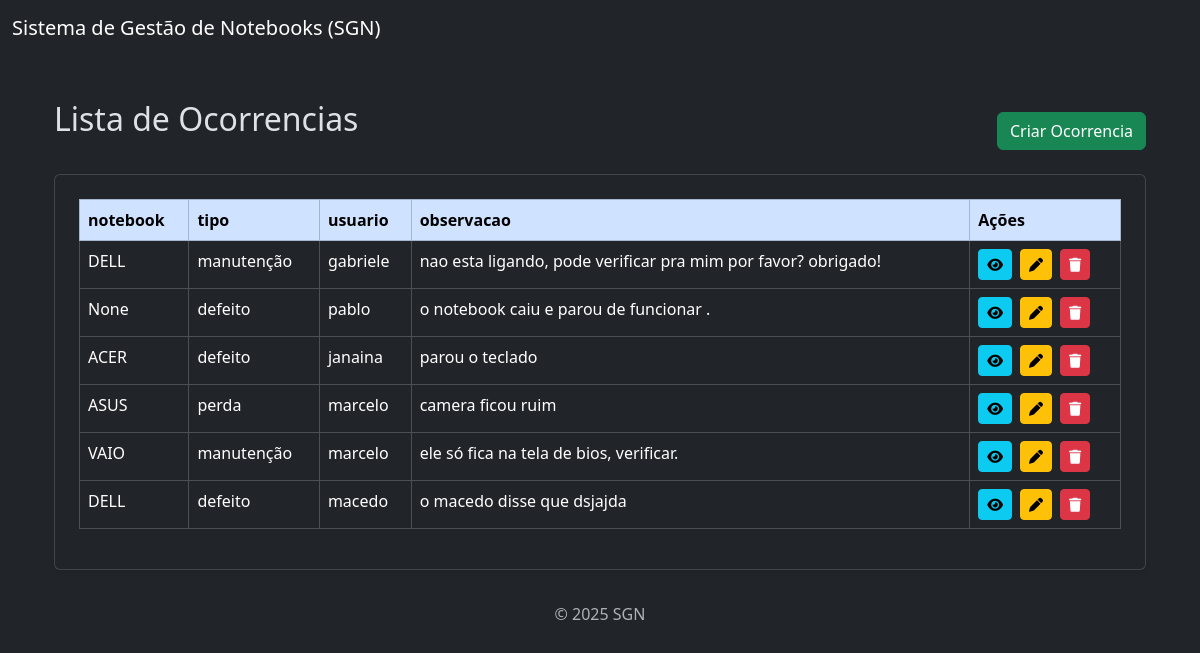
Before: /ocorrencia/lista with the older database file.
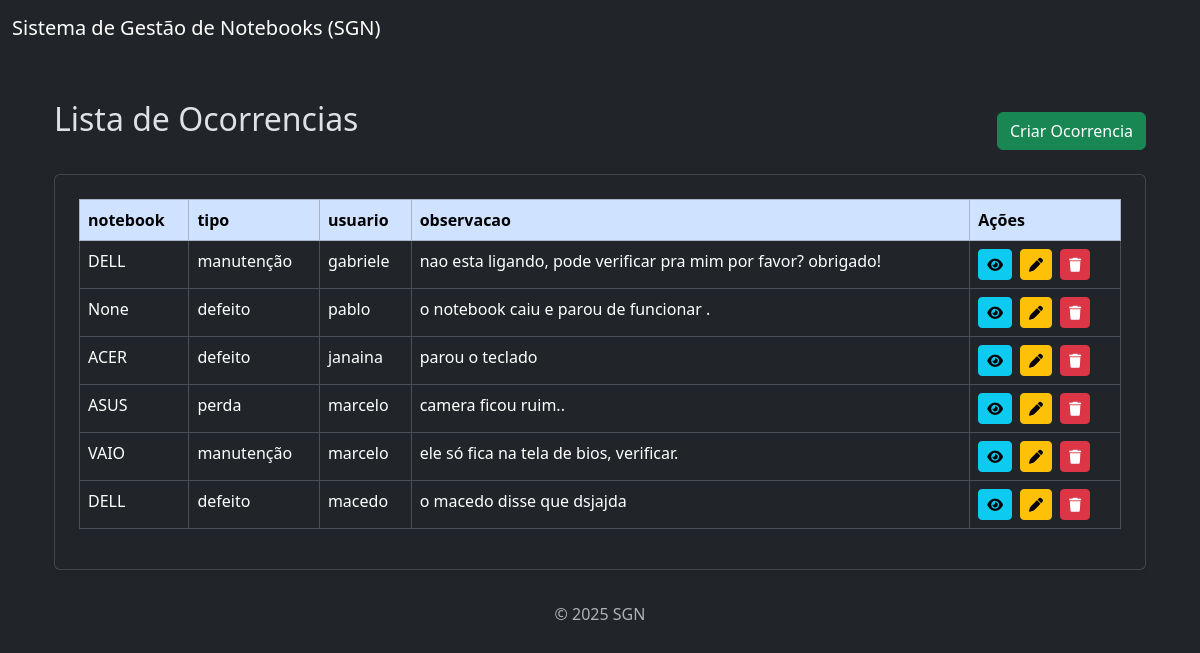
After: the same page with the newer database file.
### ocorrencia/models.py (models this page shows, shortened)
class Ocorrencia(models.Model):
    notebook = models.ForeignKey(Notebook, on_delete=models.CASCADE, null=True, blank =True)  #ForeignKey = ligação com outra tabela
    tipo = models.CharField(max_length=50, choices=[
        ('manutenção','Manutenção'),
        ('perda', 'Perda'),
        ('defeito', 'Defeito'),
        ('outro', 'Outro'),
    ])
    usuario = models.ForeignKey(Usuario, on_delete=models.CASCADE, null=True, blank=True)  # ligação do campo usuario dentro de ocorrencia
    data = models.DateTimeField(null=True, blank=True)  #preenche automaticamente com o momento em que a ocorrência for criada
    observacao = models.TextField()

### notebook/models.py (models this page shows)
class Notebook(models.Model):
    modelo = models.ForeignKey(Modelo, on_delete=models.CASCADE, null=True, blank=True, related_name='notebooks')  # relacionando a opção modelo dentro do notebook na hora de cadastrar e importando la em cima
    quantidade = models.IntegerField(null=True, blank=True, default=0)
    def __str__(self):
        return str(self.modelo)

### modelo/models.py (models this page shows)
class Modelo (models.Model):
    modelo = models.CharField(max_length=100)
    descricao = models.TextField(null=True, blank=True)
    preco = models.DecimalField(max_digits=8, decimal_places=2)
    def __str__(self):
        return self.modelo

### user/models.py (models this page shows)
class Usuario(models.Model):
    nome = models.CharField(max_length=100)
    telefone = models.CharField(max_length=20, null=True, blank=True)
    email = models.EmailField(unique=True)
    cpf = models.CharField(max_length=14, unique=True) # unique=True - não pode haver dois usuários com o mesmo e-mail
    criado_em = models.DateTimeField(auto_now_add=True) # auto_now_add=True - preenche automaticamente quando o objeto é criado (não muda depois).
    def __str__(self):
        return self.nome

### ocorrencia/views.py (the view)
# urls.py: path('lista', views.lista_ocorrencia, name='lista_ocorrencia'),
def lista_ocorrencia(request):
    ocorrencia = Ocorrencia.objects.all()
    return render (request, 'ocorrencia/lista.html', {'ocorrencias': ocorrencia})

### ocorrencia/templates/ocorrencia/lista.html
{% extends "base.html" %}
{% block content %}
  <div class="container mt-4" style="max-width: 1200px;">
    <div class="d-flex justify-content-between align-items-center mb-4">
      <h2>Lista de Ocorrencias</h2>
      <a href="{% url 'criar_ocorrencia' %}" class="btn btn-success mt-3">Criar Ocorrencia</a>
    </div>
    <div class="card p-4 shadow-sm">
      <table class="table table-bordered table-hover">
        <thead class="table-primary">
          <tr>
            <th>notebook</th>
            <th>tipo</th>
            <th>usuario</th>
            <th>observacao</th>
            <th>Ações</th>
          </tr>
        </thead>
        <tbody>
          {% if ocorrencias %}
            {% for ocorrencia in ocorrencias %}
              <tr>
                <td>{{ ocorrencia.notebook }}</td>
                <td>{{ ocorrencia.tipo }}</td>
                <td>{{ ocorrencia.usuario }}</td>
                <td>{{ ocorrencia.observacao }}</td>
                <td>
                  <div class="d-flex gap-2">
                    <a href="{% url 'ver_ocorrencia' ocorrencia.id %}" class="btn btn-info btn-sm">
                      <i class="fas fa-eye"></i>
                    </a>
                    <a href="{% url 'editar_ocorrencia' ocorrencia.id %}" class="btn btn-warning btn-sm">
                      <i class="fas fa-pen"></i>
                    </a>
                    <a href="{% url 'deletar_ocorrencia' ocorrencia.id %}" class="btn btn-danger btn-sm" onclick="return confirm('Tem certeza que deseja excluir?')">
                      <i class="fas fa-trash"></i>
                    </a>
                  </div>
                </td>
              </tr>
            {% endfor %}
          {% else %}
            <tr>
              <td colspan="6" class="text-center">Nenhuma ocorrência encontrada.</td>
            </tr>
          {% endif %}
        </tbody>
      </table>
    </div>
  </div>
{% endblock %}

### core/templates/base.html (shortened to what this page needs)
<!DOCTYPE html>
<html lang="pt-br" data-bs-theme="dark">
<head>
  <link rel="stylesheet" href="https://cdnjs.cloudflare.com/ajax/libs/font-awesome/6.5.0/css/all.min.css">
  <link href="https://cdn.jsdelivr.net/npm/bootstrap@5.3.5/dist/css/bootstrap.min.css" rel="stylesheet">
  <link rel="stylesheet" href="https://cdn.jsdelivr.net/npm/bootstrap-icons@1.11.3/font/bootstrap-icons.min.css">
</head>
<body>
  {% include 'components/_header.html' %}
  <div class="container-fluid">
    <div class="row">
      <div class="col py-3">
        <main class="container">
          {% block content %}
          {% endblock %}
        </main>
      </div>
    </div>
  </div>
  {% include 'components/_footer.html' %}
</body>
</html>

### core/templates/components/_header.html
<nav class="navbar navbar-expand-lg navbar-light bg-dark">
  <div class="container-fluid">
    <a class="navbar-brand text-white" href="{% url 'home' %}">Sistema de Gestão de Notebooks (SGN)</a>
  </div>
</nav>

### core/templates/components/_footer.html
<footer class="footer mt-auto py-3 text-center">
  <div class="container">
    <span class="text-muted">© 2025 SGN</span>
  </div>
</footer>

Changed rows visible on the page:
changed Ocorrencia "perda": observacao "camera ficou ruim" → "camera ficou ruim.."
